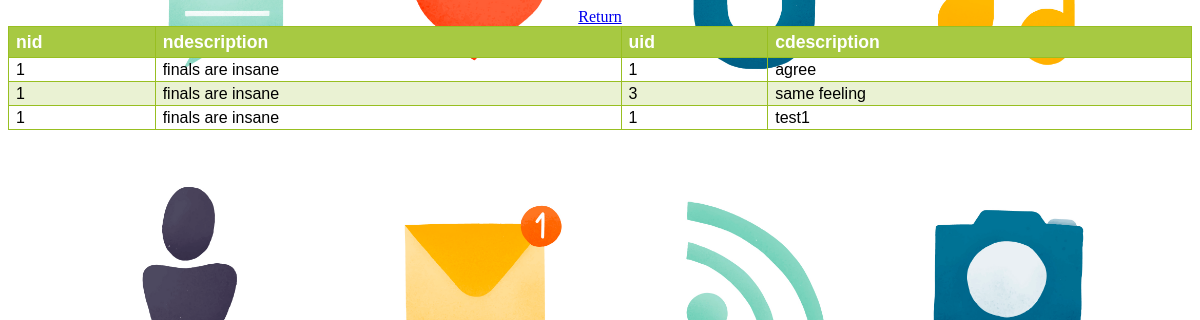
Page /comment.php (signed in) on the committed database.
### tables this page shows
CREATE TABLE `comment` (
  `nid` int(11) DEFAULT NULL,
  `uid` int(11) DEFAULT NULL,
  `cdescription` varchar(200) DEFAULT NULL
);

CREATE TABLE `note` (
  `nid` int(11) NOT NULL,
  `uid` int(11) DEFAULT NULL,
  `aid` int(11) DEFAULT NULL,
  `nradius` int(11) DEFAULT NULL,
  `nstarttime` time DEFAULT NULL,
  `nendtime` time DEFAULT NULL,
  `privacy` varchar(50) DEFAULT NULL,
  `ndescription` varchar(200) DEFAULT NULL,
  `ncurrentstate` varchar(50) NOT NULL
);

### comment.php (the view, shortened to what this page needs)
<?php
$select_db = new mysqli('localhost', 'root', '', 'dbproj1');
?>
<!DOCTYPE html>
<html>
<head>
<link rel="stylesheet" type="text/css" href="style.css">
</head>
<body id="body_bg">
<div align="center">
<?php
	echo "<a href='./main.php'>Return</a>";
?>
</div>
<div align="center">
<table id="comment_form" >
	<tr>
		<th>nid</th><th>ndescription</th><th>uid</th><th>cdescription</th>
	</tr>
	<?php
		$classname = 'alt';
		$count = "0";
		$sql="SELECT * FROM note n join comment c
				where n.nid=c.nid
				and n.uid in (select uid from user where uname = ?)
				";
		$stmt1 = $select_db->prepare($sql);
		$stmt1->bind_param('s', $_SESSION['user_id']);
		$stmt1->execute();
		$result = $stmt1->get_result();
		if ($result->num_rows > 0) {
			while ($row = $result->fetch_assoc())
			{
				if(($count%2) == 0){
				echo 	"<tr>
							<td>".$row["nid"]."</td>
							<td>".$row["ndescription"]."</td>
							<td>".$row["uid"]."</td>
							<td>".$row["cdescription"]."</td>
						</tr>";
					$count=$count + 1;
				}
				else{
				echo 	"<tr class=".$classname.">
							<td>".$row["nid"]."</td>
							<td>".$row["ndescription"]."</td>
							<td>".$row["uid"]."</td>
							<td>".$row["cdescription"]."</td>
						</tr>";
					$count=$count + 1;
				}
			}
		}else{
		}
	?>
</table>
</div>
</body>
</html>

### style.css (style rules this page uses)
#body_bg { background-image:url(bg1.jpg); background-repeat: no-repeat; background-attachment: fixed; background-position: center; background-size: cover; background-color:#f7eb80; }

### comment.php (style rules this page uses)
#comment_form { font-family:"Trebuchet MS", Arial, Helvetica, sans-serif; width:100%; border-collapse:collapse; }
#comment_form td, #comment_form th { font-size:1em; border:1px solid #98bf21; padding:3px 7px 2px 7px; }
#comment_form th { font-size:1.1em; text-align:left; padding-top:5px; padding-bottom:4px; background-color:#A7C942; color:#ffffff; }
#comment_form tr.alt td { color:#000000; background-color:#EAF2D3; }

### rows in the picture
comment: nid "1", nid.ndescription "finals are insane", uid "1", cdescription "agree"
comment: nid "1", nid.ndescription "finals are insane", uid "3", cdescription "same feeling"
comment: nid "1", nid.ndescription "finals are insane", uid "1", cdescription "test1"
